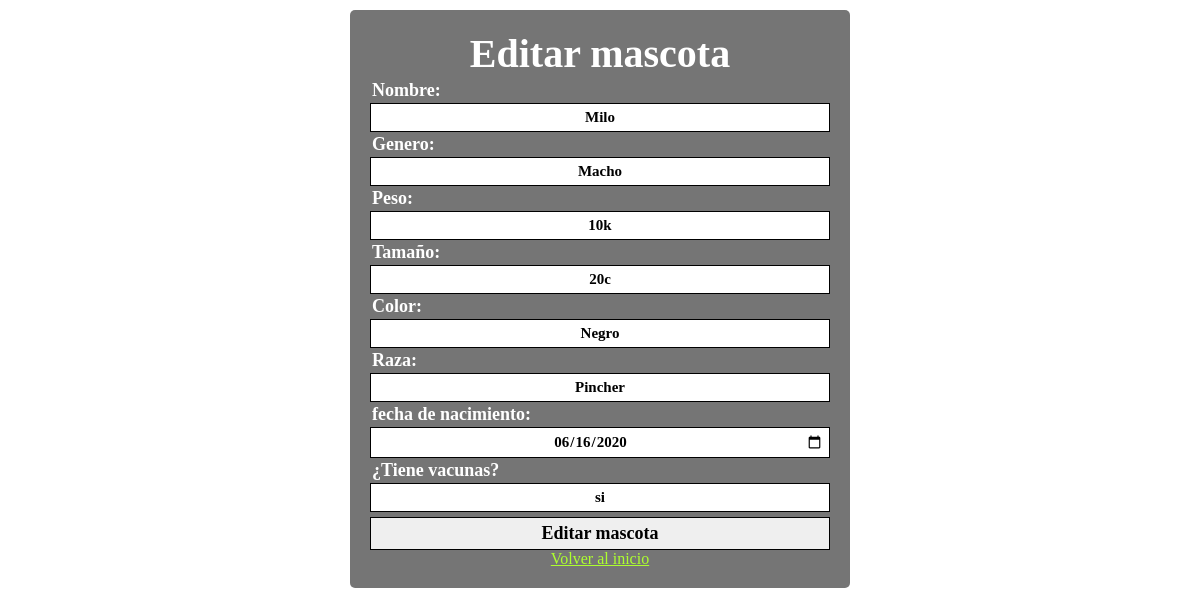
Screenshot of /co.edu.udec.act1.jonathanjulioestrada/views/EditarMascota.php?id=39 with the database file from the repository.
### tables this page shows
CREATE TABLE `mascotas` (
  `id` int(11) NOT NULL,
  `nombre` varchar(20) NOT NULL,
  `genero` varchar(20) NOT NULL,
  `peso` varchar(3) NOT NULL,
  `tamano` varchar(3) NOT NULL,
  `color` varchar(20) NOT NULL,
  `raza` varchar(20) NOT NULL,
  `fecha_nac` date NOT NULL,
  `tienevacunas` varchar(3) NOT NULL,
  `propietario` int(11) NOT NULL
);

### co.edu.udec.act1.jonathanjulioestrada/views/EditarMascota.php (the view, shortened to what this page needs)
<?php
    include '../co.edu.udec.desarrolloweb.jonathanjulio.util//Conectar.php';
    $id = $_GET["id"];
    $sql = $conexion->query("SELECT * FROM `mascotas` WHERE id = $id;");
?>
<!doctype html>
<html>
    <head>
        <link rel="stylesheet" href="../css/EstiloEditarMascota.css"/>
    </head>
    <body>
        <?php
            include '../controladores/EditarMascota.php';
        ?>
        <form method="post" class="formulario">
            <h2>Editar mascota</h2>
            <?php
            while ($datos = $sql->fetch_object()){ ?>
                <p>Nombre:</p>
            <input type="text" name="lnombre" value="<?=$datos->nombre?>">
                <p>Genero:</p>
                <input type="text" name="lgenero" value="<?=$datos->genero?>">
                <p>Peso:</p>
                <input type="text" name="lpeso" value="<?=$datos->peso?>">
                <p>Tamaño:</p>
                <input type="text" name="ltamano" value="<?=$datos->tamano?>">
                <p>Color:</p>
                <input type="text" name="lcolor" value="<?=$datos->color?>">
                <P>Raza:</p>
                <input type="text" name="lraza" value="<?=$datos->raza?>">
                <p>fecha de nacimiento:</p>
                <input type="date" name="lfechanac" value="<?=$datos->fecha_nac?>">
                <p>¿Tiene vacunas?</p>
                <input type="text" name="lvacuna" value="<?=$datos->tienevacunas?>">
                <br>
           <?php }
            ?>
                <input class="btn" name="btnmodificarm" type="submit" value="Editar mascota">
                <a href="index.php">Volver al inicio</a>
        </form>
    </body>
</html>

### co.edu.udec.act1.jonathanjulioestrada/css/EstiloEditarMascota.css (style rules this page uses)
* { margin: 0; padding: 0; box-sizing: border-box; font-family: 'calibri'; }
body { background-image: url(../img/imgmascotas.jpg); background-size: cover; }
body .formulario { width: 500px; background:rgba(0, 0, 0, 0.54); backdrop-filter:blur(2px); padding: 20px; margin: auto; margin-top:10px; border-radius: 5px; color: #000; }
body .formulario input { width: 100%; padding: 5px; font-size: 15px; border: 1px solid #000; font-weight: bold; text-align: center; }
body .formulario h2 { text-align: center; font-size: 40px; padding: 1px; margin-top: -1px; color: #ffffff; }
body .formulario p { font-size: 18px; padding: 2px; font-weight: bold; color: #ffffff }
body .formulario .btn { margin-top: 5px; font-weight: bold; font-size: 18px; cursor: pointer; }
body .formulario a { display: block; text-align: center; color: greenyellow; }

### rows the page displays
mascotas: lnombre "Milo", lgenero "Macho", lpeso "10k", ltamano "20c", lcolor "Negro", lraza "Pincher", lfechanac "06/16/2020", lvacuna "si"
